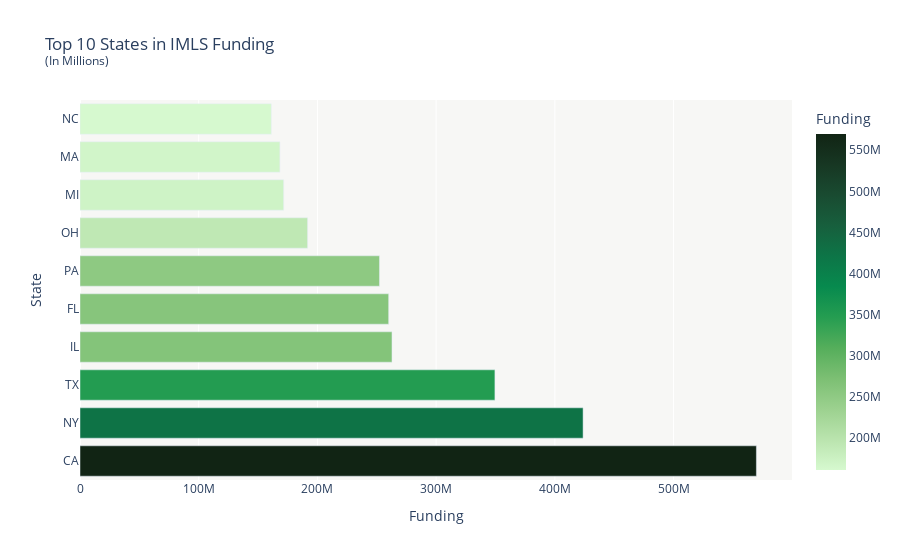

Notebook code for this chart:
### Markdown cell above
### Analysis

The top 10 cities in IMLS funding were all from different states. Sacramento, CA received the most funding at 408M. The next city was Austin, TX received 293M, almost an 115M drop from Sacramento. Tallahassee, FL and Albany, NY received fairly similar level of funding at 225M. Next, Springfield, IL; Harrisburg, PA; and Columbus, OH received fairly similar level of funding at 152M. Atlanta, GA; Lansing, MI; and Boston, MA received fairly similar level of funding at 123M.

### Code cell
# 3. What was the top 10 cities vs states in funding from 1997-2022?
fig = px.bar(top_states_df, x='Funding', y='State', orientation='h', title='Top 10 States in IMLS Funding<br><sup>(In Millions)</sup>',
             color='Funding',
             color_continuous_scale='algae')

fig.update_layout(height=500,
                  plot_bgcolor='#f7f7f5')

fig.show()

### Figure 1 — Plotly figure (JSON) as saved in the notebook; plotly's stock layout.template omitted (floating-point values rounded to 4 significant figures)
{"data": [{"alignmentgroup": "True", "hovertemplate": "Funding=%{marker.color}<br>State=%{y}<extra></extra>", "legendgroup": "", "marker": {"color": [569784029, 423784241, 349508254, 262801071, 260010462, 252265256, 191706563, 171543371, 168379135, 161146017], "coloraxis": "coloraxis", "pattern": {"shape": ""}}, "name": "", "offsetgroup": "", "orientation": "h", "showlegend": false, "textposition": "auto", "type": "bar", "x": [569784029, 423784241, 349508254, 262801071, 260010462, 252265256, 191706563, 171543371, 168379135, 161146017], "xaxis": "x", "y": ["CA", "NY", "TX", "IL", "FL", "PA", "OH", "MI", "MA", "NC"], "yaxis": "y"}], "layout": {"autosize": true, "barmode": "relative", "coloraxis": {"colorbar": {"title": {"text": "Funding"}}, "colorscale": [[0, "rgb(214, 249, 207)"], [0.09091, "rgb(186, 228, 174)"], [0.1818, "rgb(156, 209, 143)"], [0.2727, "rgb(124, 191, 115)"], [0.3636, "rgb(85, 174, 91)"], [0.4545, "rgb(37, 157, 81)"], [0.5455, "rgb(7, 138, 78)"], [0.6364, "rgb(13, 117, 71)"], [0.7273, "rgb(23, 95, 61)"], [0.8182, "rgb(25, 75, 49)"], [0.9091, "rgb(23, 55, 35)"], [1, "rgb(17, 36, 20)"]]}, "legend": {"tracegroupgap": 0}, "plot_bgcolor": "#f7f7f5", "title": {"text": "Top 10 States in IMLS Funding<br><sup>(In Millions)</sup>"}, "xaxis": {"anchor": "y", "autorange": true, "domain": [0, 1], "range": [0, 599800000.0], "title": {"text": "Funding"}, "type": "linear"}, "yaxis": {"anchor": "x", "autorange": true, "domain": [0, 1], "range": [-0.5, 9.5], "title": {"text": "State"}, "type": "category"}}}
